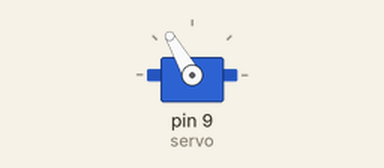
Bench run of a sketch on a simulated Arduino Uno, built with avr-gcc and run on an emulated ATmega328P. On the bench: servo.

Above: at 1.1 s.
At 2.1 s:
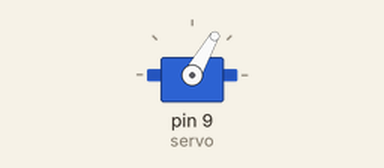
At 4.1 s:
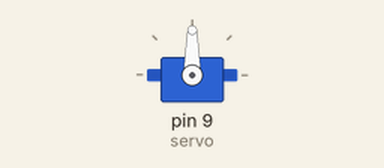
Timing chart, 0 to 5.6 s (numbered marks = the images above):
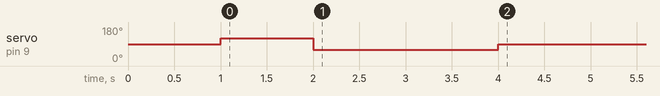

The sketch:

Servo.ino
```cpp
//#include <Servo.h>
#include <VarSpeedServo.h>

VarSpeedServo servo;
//Servo myservox, myservoy,myservoz;


void setup()
{
  servo.attach(9);
  servo.write(90);
  delay(1000);
  servo.write(120);
  delay(1000);
  servo.write(60);
  delay(2000);
  servo.write(90);

}

void loop()
{

}
```

Measured:
- by itself, servo on pin 9 (servo): 90° → 120° at 1.0 s, → 60° 1.0 s later, → 90° 2.0 s later
